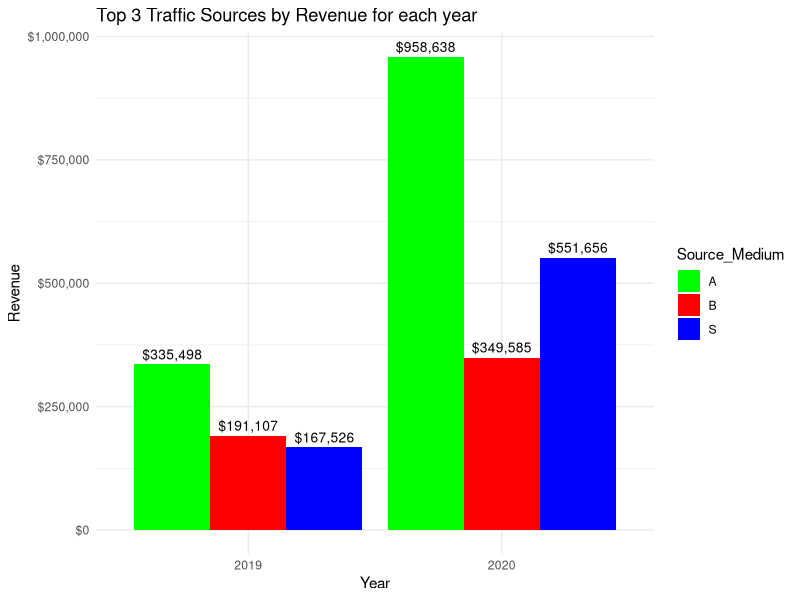
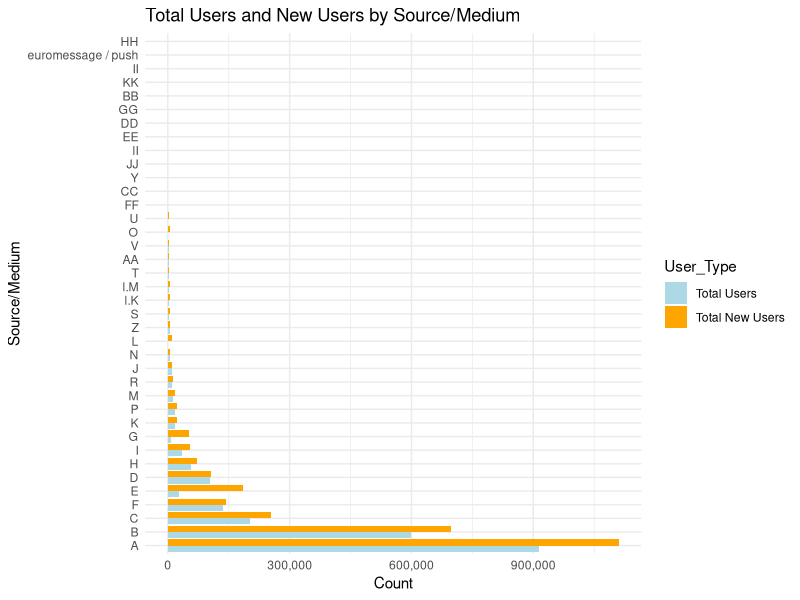

These charts were generated, in order, by the following R code: (Note: this script raises an error after producing the figures.)
## ---- chunk 1
# install.packages("psych")
library(tidyverse) 
library(GGally)
library(psych)
library(scales)
library(corrplot)
## ---- chunk 2
df <- read.csv("../data/Web Analytic_Dataset.csv", 
                encoding = 'latin1', 
                fileEncoding = 'latin1' )
head(df)
## ---- chunk 3
cat("The number of data points: ", dim(df)[1], "\n")
cat("The number of variables: ", dim(df)[-1])
## ---- chunk 4
colSums(is.na(df))
## ---- chunk 5
df <- df %>%
  rename(
    Source_Medium = `Source...Medium`,
    Year = `Year`,
    Month_of_the_year = `Month.of.the.year`,
    Users = `Users`,
    New_Users = `New.Users`,
    Sessions = `Sessions`,
    Bounce_Rate = `Bounce.Rate`,
    Pageviews = `Pageviews`,
    Avg_Session_Duration = `Avg..Session.Duration`,
    Conversion_Rate = `Conversion.Rate....`,
    Transactions = `Transactions`,
    Revenue = `Revenue`,
    Quantity_Sold = `Quantity.Sold`
  )
str(df)
## ---- chunk 6
cols_to_clean_commas <- c("Users", "New_Users", "Sessions", "Pageviews", "Revenue", "Quantity_Sold", "Transactions")
for(col in cols_to_clean_commas) {
  df[[col]] <- as.numeric(gsub(",", "", df[[col]]))
}
## ---- chunk 7
df <- df %>% 
  mutate(
    Bounce_Rate = as.numeric(sub("%", "", Bounce_Rate)) / 100,
    Conversion_Rate = ifelse(Conversion_Rate == "<0.01", "0", Conversion_Rate),
    Conversion_Rate = as.numeric(Conversion_Rate),
    Avg_Session_Duration = as.numeric(hms(Avg_Session_Duration))
  )
str(df)

## ---- chunk 8
# Group by Source_Medium and Year to get total revenue
revenue_by_source <- df %>%
  group_by(Source_Medium, Year) %>%
  summarise(Total_Revenue = sum(Revenue, na.rm = TRUE)) %>%
  ungroup()

# Find out the top 3 sources based on revenue
top_3_sources <- df %>%
  group_by(Source_Medium) %>%
  summarise(Grand_Total_Revenue = sum(Revenue, na.rm = TRUE)) %>%
  arrange(desc(Grand_Total_Revenue)) %>%
  slice_head(n = 3) %>%
  pull(Source_Medium)

revenue_by_source

## ---- chunk 9
# Filter the summary table for only the top 3 sources
top_3_revenue_table <- revenue_by_source %>%
  filter(Source_Medium %in% top_3_sources) %>%
  pivot_wider(names_from = Year, values_from = Total_Revenue, values_fill = 0)

top3_revenue <- df %>% filter(Source_Medium %in% top_3_sources) %>% group_by(Year, Source_Medium) %>% summarise(TotalRevenue = sum(Revenue), .groups = "drop")
top3_revenue

top_3_revenue_table

## ---- chunk 10
chart_data <- revenue_by_source %>%
  filter(Source_Medium %in% top_3_sources)

ggplot(chart_data, aes(x = factor(Year), y = Total_Revenue, fill = Source_Medium)) + 
  geom_bar(stat = "identity",position = "dodge") + 
  geom_text(
    aes(label = dollar(Total_Revenue, accuracy = 1)),
    position = position_dodge(width = 0.9), 
    vjust = -0.5,
    size = 3.5 
  ) +
  scale_fill_manual(values = c("green", "red", "blue")) + 
  scale_y_continuous(labels = dollar_format()) +
  labs( title = "Top 3 Traffic Sources by Revenue for each year", 
        x = "Year", 
        y = "Revenue", 
        fill = "Source_Medium" ) + theme_minimal()
## ---- chunk 11
source_user_summary <- df %>%
  group_by(Source_Medium) %>%
  summarise(
    Total_Users = sum(Users, na.rm = TRUE),
    Total_New_Users = sum(New_Users, na.rm = TRUE)
  ) %>%
  arrange(desc(Total_Users))

grouped_user <- source_user_summary %>%
  pivot_longer(c(Total_Users, Total_New_Users),
               names_to = "User_Type",
               values_to = "Count")

ggplot(grouped_user, aes(x = reorder(Source_Medium, -Count), y = Count, fill = User_Type)) +
  geom_bar(stat = "identity", position = "dodge") +
  scale_y_continuous(labels = label_comma()) +
  labs(title = "Total Users and New Users by Source/Medium",
       x = "Source/Medium",
       y = "Count") +
  scale_fill_manual(values = c("Total_Users" = "orange", "Total_New_Users" = "lightblue"),
                    labels = c("Total Users", "Total New Users")) +
  theme_minimal() +
  coord_flip()
## ---- chunk 12

top5sources <- df %>% 
  group_by(Source_Medium) %>%
  summarise(AvgConversionRate = mean(Conversion_Rate, na.rm = TRUE)) %>%
  arrange(desc(AvgConversionRate)) %>%
  slice_head(n = 5) %>%
  pull(Source_Medium)

linecharttop5 <- df %>%
  filter(Source_Medium %in% top5sources)



ggplot(linecharttop5, aes(x = YearMonth, y = Conversion_Rate, color = Source_Medium)) + 
  geom_line(linewidth = 1.2) + 
  geom_point(size = 1.2) +
  scale_x_date(date_breaks = "1 month", date_labels = "%b%y") +
  labs(
    title = "Top 5",
    x = "Month and Year",
    y = "Conversion Rate",
    color = "Source/Medium"
  ) + theme_minimal() +
  theme(
    legend.position = "right",
    axis.text.x = element_text(angle = 45, hjust = 1),
  
  )


## ---- chunk 13
grouped_user
source_user_summary
## ---- chunk 14
df$YearMonth <- as.Date(paste(df$Year, df$Month_of_the_year, "01", sep = "-"), "%Y-%m-%d")

all_sources <- df %>%
  group_by(Source_Medium) %>%
  summarise(Avg_Conversion_Rate = mean(Conversion_Rate, na.rm = TRUE)) %>%
  arrange(desc(Avg_Conversion_Rate)) %>%
  slice_head(n = 38) %>%
  pull(Source_Medium)

top_20_sources <- all_sources[1:20]
next_18_sources <- all_sources[21:38]

top_20_data <- df %>% filter(Source_Medium %in% top_20_sources)
next_18_data <- df %>% filter(Source_Medium %in% next_20_sources)

top_20_data
next_18_data
## ---- chunk 15
distinct_colors <- c("#e6194B", "#3cb44b", "#ffe119", "#4363d8", "#f58231", "#911eb4", "#42d4f4", "#f032e6", 
  "#bcf60c", "#fabebe", "#008080", "#e6beff", "#9A6324", "#fffac8", "#800000", "#aaffc3", 
  "#808000", "#ffd8b1", "#000075", "#a9a9a9")

ggplot(top_20_data, aes(x = YearMonth, y = Conversion_Rate, color = Source_Medium, group = Source_Medium)) +
  geom_line(linewidth = 1.2) +
  geom_point(size = 2.5) +  
  scale_x_date(date_breaks = "1 months", date_labels = "%b %Y") +
  scale_color_manual(values = distinct_colors) +
  labs(
    title = "Monthly Conversion Rate for Top 1-20 Sources",
    subtitle = "Comparing user trends for the highest performers (2019-2020)",
    x = "Month and Year",
    y = "Conversion Rate (%)",
    color = "Source / Medium"
  ) +
  theme_minimal(base_size = 14) +
  theme(
    legend.position = "right",
    axis.text.x = element_text(angle = 45, hjust = 1),
    plot.title = element_text(face = "bold")
  )

## ---- chunk 16
ggplot(next_18_data, aes(x = YearMonth, y = Conversion_Rate, color = Source_Medium, group = Source_Medium)) +
  geom_line(linewidth = 1.2) +
  geom_point(size = 2.5) +  
  scale_x_date(date_breaks = "1 months", date_labels = "%b %Y") +
  scale_color_manual(values = distinct_colors) + 
  labs(
    title = "Monthly Conversion Rate for Top 21-38 Sources",
    subtitle = "Comparing user trends for the highest performers (2019-2020)",
    x = "Month and Year",
    y = "Conversion Rate (%)",
    color = "Source / Medium"
  ) +
  theme_minimal(base_size = 14) +
  theme(
    legend.position = "right",
    axis.text.x = element_text(angle = 45, hjust = 1),
    plot.title = element_text(face = "bold")
  )
## ---- chunk 17
relationship_df <- df %>%
  select(Bounce_Rate, Conversion_Rate, Transactions, Revenue)

correlation_matrix <- cor(relationship_df)

correlation_matrix
## ---- chunk 18
corrplot(correlation_matrix,
         method = "color",
         type = "full",
         addCoef.col = "black", 
         tl.col = "black",      
         tl.srt = 45,  
         tl.cex = 0.8,
         main = "Correlation Heatmap of Key Metrics",
         mar = c(0,0,1,0))
## ---- chunk 19
# Bounce Rate vs Conversion Rate
ggplot(relationship_df, aes(x = Bounce_Rate, y = Conversion_Rate )) +
  geom_point(color = "blue") +
  geom_smooth(method = "lm",color = "black", se = FALSE ) + 
  labs(
    title = "Relationship between Bounce Rate and Conversion Rate",
    x = "Bounce_Rate",
    y = "Conversion_Rate"
  ) + theme_minimal()

## ---- chunk 20
# Conversion Rate vs Transactions
ggplot(relationship_df, aes(x = Conversion_Rate, y = Transactions )) +
  geom_point(color = "green") +
  geom_smooth(method = "lm",color = "black", se = FALSE ) + 
  labs(
    title = "Relationship between Conversion Rate and Transactions",
    x = "Conversion_Rate",
    y = "Transactions"
  ) + theme_minimal()
## ---- chunk 21
# Transactions vs Revenue
ggplot(relationship_df, aes(x = Transactions, y = Revenue)) +
  geom_point(color = "red") +
  geom_smooth(method = "lm", color = "black", se = FALSE) + 
  labs(
    title = "Relationship between Transactions and Revenue",
    x = "Transactions",
    y = "Revenue"
  ) +
  theme_minimal()
## ---- chunk 22
# Bounce_rate vs Revenue
ggplot(relationship_df, aes(x = Bounce_Rate, y = Revenue )) +
  geom_point(color = "dodgerblue") +
  geom_smooth(method = "lm",color = "black", se = FALSE ) + 
  labs(
    title = "Relationship between Bounce Rate and Revenue",
    x = "Bounce_Rate",
    y = "Revenue"
  ) + theme_minimal()
## ---- chunk 23
# Conversion_Rate vs Revenue
ggplot(relationship_df, aes(x = Conversion_Rate, y = Revenue )) +
  geom_point(color = "purple") +
  geom_smooth(method = "lm",color = "black", se = FALSE ) + 
  labs(
    title = "Relationship between Conversion Rate and Revenue",
    x = "Conversion_Rate",
    y = "Revenue"
  ) + theme_minimal()
## ---- chunk 24
ggplot(relationship_df, aes(x = Bounce_Rate, y = Transactions )) +
  geom_point(color = "darkgreen") +
  geom_smooth(method = "lm",color = "black", se = FALSE ) + 
  labs(
    title = "Relationship between Bounce Rate and Transactions",
    x = "Bounce_Rate",
    y = "Transactions"
  ) + theme_minimal()
## ---- chunk 25
save_correlation_and_scatter_plots <- function(df, outdir = "../outputs/Task1") {
  # Create the output directory if it doesn't exist
  if (!dir.exists(outdir)) {
    dir.create(outdir, recursive = TRUE)
    cat("Created folder:", outdir, "\n")
  }

  # 1. Correlation Heatmap
  cat("Generating and saving correlation heatmap...\n")
  relationship_df <- df %>%
  select(Bounce_Rate, Conversion_Rate, Transactions, Revenue)
  correlation_matrix <- cor(relationship_df, use = "complete.obs")
  file_path_corr <- file.path(outdir, "Correlation_Heatmap.png")

  png(file_path_corr, width = 800, height = 800)
  corrplot(correlation_matrix,
           method = "color",
           type = "full",
           addCoef.col = "black",
           tl.col = "black",
           tl.srt = 45,
           tl.cex = 0.8,
           main = "Correlation Heatmap of Key Metrics",
           mar = c(0, 0, 1, 0))
  dev.off()

  # 2. Scatterplots
  cat("Generating and saving scatterplots...\n")

  # Define plots and their filenames
  plot_list <- list(
    Bounce_vs_Conversion = ggplot(df, aes(x = Bounce_Rate, y = Conversion_Rate)) +
      geom_point(color = "blue") + geom_smooth(method = "lm", color = "black", se = FALSE) +
      labs(title = "Bounce Rate vs. Conversion Rate"),
    
    Conversion_vs_Transactions = ggplot(df, aes(x = Conversion_Rate, y = Transactions)) +
      geom_point(color = "green") + geom_smooth(method = "lm", color = "black", se = FALSE) +
      labs(title = "Conversion Rate vs. Transactions"),

    Transactions_vs_Revenue = ggplot(df, aes(x = Transactions, y = Revenue)) +
      geom_point(color = "red") + geom_smooth(method = "lm", color = "black", se = FALSE) +
      labs(title = "Transactions vs. Revenue"),

    Bounce_vs_Revenue = ggplot(df, aes(x = Bounce_Rate, y = Revenue)) +
      geom_point(color = "dodgerblue") + geom_smooth(method = "lm", color = "black", se = FALSE) +
      labs(title = "Bounce Rate vs. Revenue"),

    Conversion_vs_Revenue = ggplot(df, aes(x = Conversion_Rate, y = Revenue)) +
      geom_point(color = "purple") + geom_smooth(method = "lm", color = "black", se = FALSE) +
      labs(title = "Conversion Rate vs. Revenue"),

    Bounce_vs_Transactions = ggplot(df, aes(x = Bounce_Rate, y = Transactions)) +
      geom_point(color = "darkgreen") + geom_smooth(method = "lm", color = "black", se = FALSE) +
      labs(title = "Bounce Rate vs. Transactions")
  )

  # Loop through the list to save each plot
  for (plot_name in names(plot_list)) {
    file_path_scatter <- file.path(outdir, paste0(plot_name, "_Scatterplot.png"))
    png(file_path_scatter, width = 600, height = 500)
    # IMPORTANT: You must explicitly print a ggplot object when saving inside a function or loop
    print(plot_list[[plot_name]] + theme_minimal())
    dev.off()
  }

  cat("All correlation and scatter plots saved to:", outdir, "\n")
}
## ---- chunk 26
save_correlation_and_scatter_plots(df)
## ---- chunk 27
meanRevenue <- sum(df$Revenue) / length(df$Revenue)
meanRevenue


revenueSort <- sort(df$Revenue)
n <- length(revenueSort)
if (n %% 2 == 1) {
  medianVal <- revenueSort[n+1/2]
} else {
  medianVal <- revenueSort[((n/2) + (n/2+1)) /2]
}
medianVal
